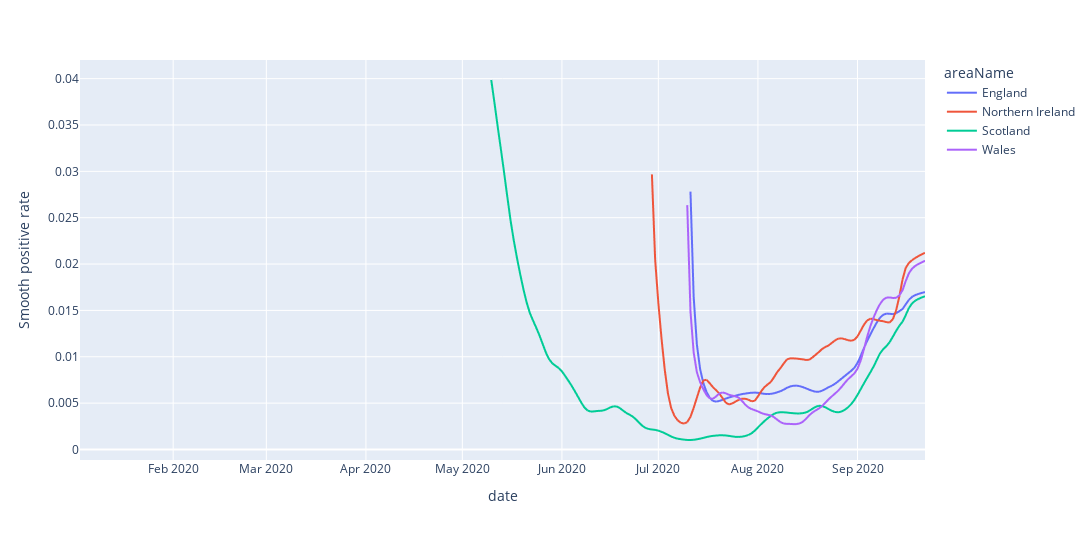

Notebook source saved alongside this figure:
### Code cell
px.line(df, x='date', y = 'Smooth positive rate', color='areaName', width=1280, height=540)

### Figure 1 — Plotly figure (JSON) as saved in the notebook; plotly's stock layout.template omitted (floating-point values rounded to 4 significant figures; data arrays with more than 128 entries replaced by an {"elided": "..."} marker saying what was removed)
{"data": [{"hovertemplate": "areaName=England<br>date=%{x}<br>Smooth positive rate=%{y}<extra></extra>", "legendgroup": "England", "line": {"color": "#636efa", "dash": "solid"}, "mode": "lines", "name": "England", "showlegend": true, "type": "scattergl", "x": {"elided": "264 str values"}, "xaxis": "x", "y": {"elided": "264 float values"}, "yaxis": "y"}, {"hovertemplate": "areaName=Northern Ireland<br>date=%{x}<br>Smooth positive rate=%{y}<extra></extra>", "legendgroup": "Northern Ireland", "line": {"color": "#EF553B", "dash": "solid"}, "mode": "lines", "name": "Northern Ireland", "showlegend": true, "type": "scattergl", "x": {"elided": "264 str values"}, "xaxis": "x", "y": {"elided": "264 float values"}, "yaxis": "y"}, {"hovertemplate": "areaName=Scotland<br>date=%{x}<br>Smooth positive rate=%{y}<extra></extra>", "legendgroup": "Scotland", "line": {"color": "#00cc96", "dash": "solid"}, "mode": "lines", "name": "Scotland", "showlegend": true, "type": "scattergl", "x": {"elided": "264 str values"}, "xaxis": "x", "y": {"elided": "264 float values"}, "yaxis": "y"}, {"hovertemplate": "areaName=Wales<br>date=%{x}<br>Smooth positive rate=%{y}<extra></extra>", "legendgroup": "Wales", "line": {"color": "#ab63fa", "dash": "solid"}, "mode": "lines", "name": "Wales", "showlegend": true, "type": "scattergl", "x": {"elided": "264 str values"}, "xaxis": "x", "y": {"elided": "264 float values"}, "yaxis": "y"}], "layout": {"height": 540, "legend": {"title": {"text": "areaName"}, "tracegroupgap": 0}, "margin": {"t": 60}, "width": 1280, "xaxis": {"anchor": "y", "domain": [0, 1], "title": {"text": "date"}}, "yaxis": {"anchor": "x", "domain": [0, 1], "title": {"text": "Smooth positive rate"}}}}
